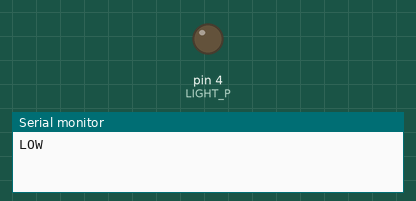
Simulated run of this sketch. Board: Arduino Uno, built with avr-gcc and run on an emulated ATmega328P. Shown: output pins drawn as LEDs (lit = HIGH), the last lines printed to the serial monitor.

Above: at 1.0 s.
At 3.0 s:
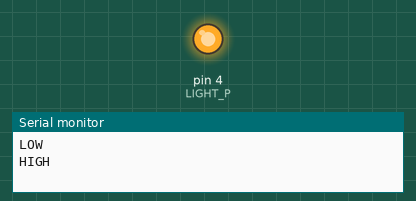
Timing chart, 0 to 5.2 s (numbered marks = the images above):
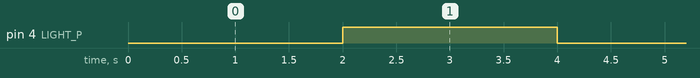

The sketch:

sanjiguanTest1.ino
```cpp
#define LIGHT_P 4
void setup() {
  // put your setup code here, to run once:
  Serial.begin(9600);
  pinMode(LIGHT_P, OUTPUT);
}

void loop() {
  // put your main code here, to run repeatedly:
  digitalWrite(LIGHT_P, LOW);
  Serial.println("LOW");
  delay(2000);
  digitalWrite(LIGHT_P, HIGH);
  Serial.println("HIGH");
  delay(2000);
}
```

Measured:
- by itself, pin 4 (LIGHT_P): alternates HIGH for 2.0 s and LOW for 2.0 s
